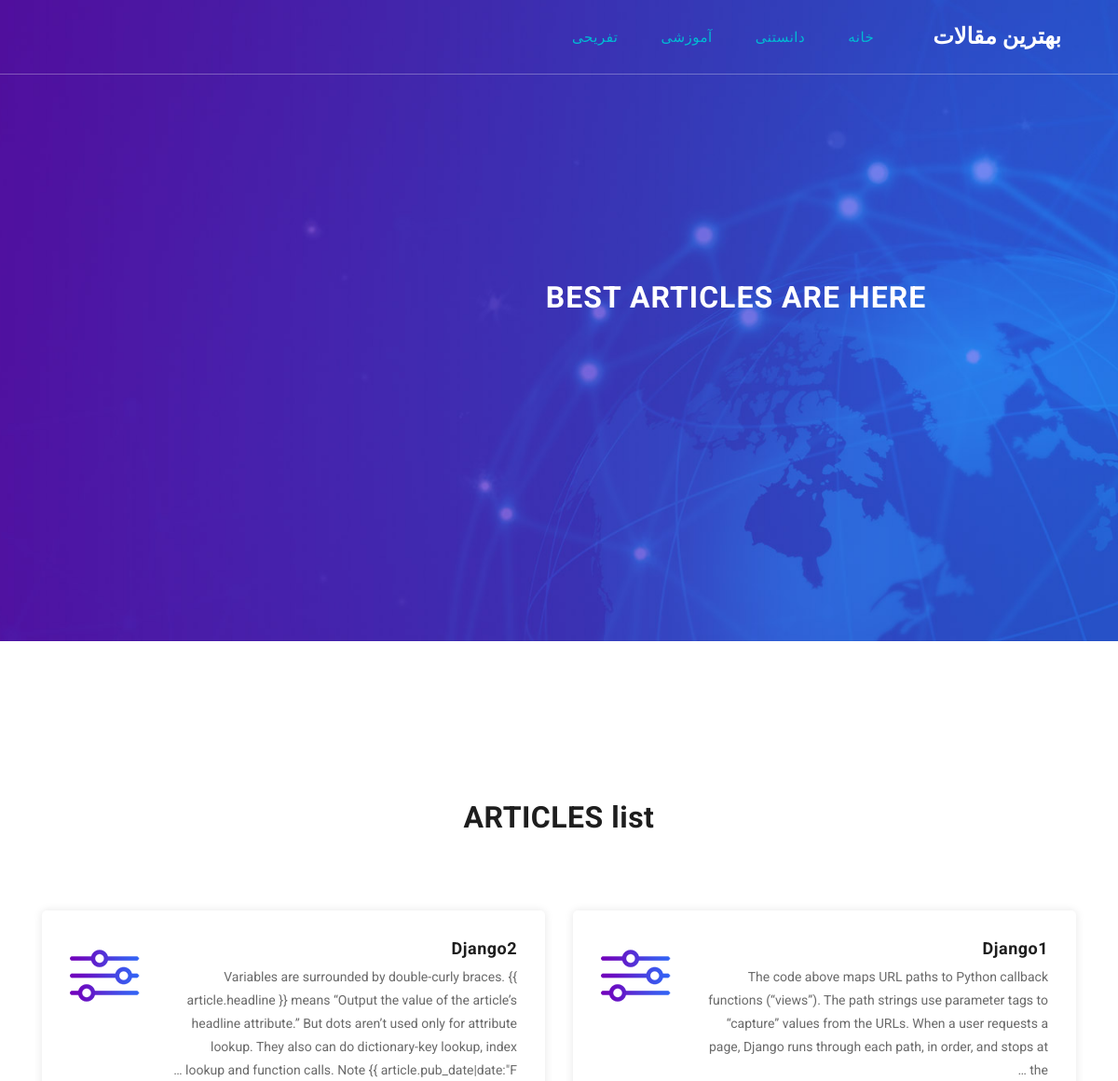
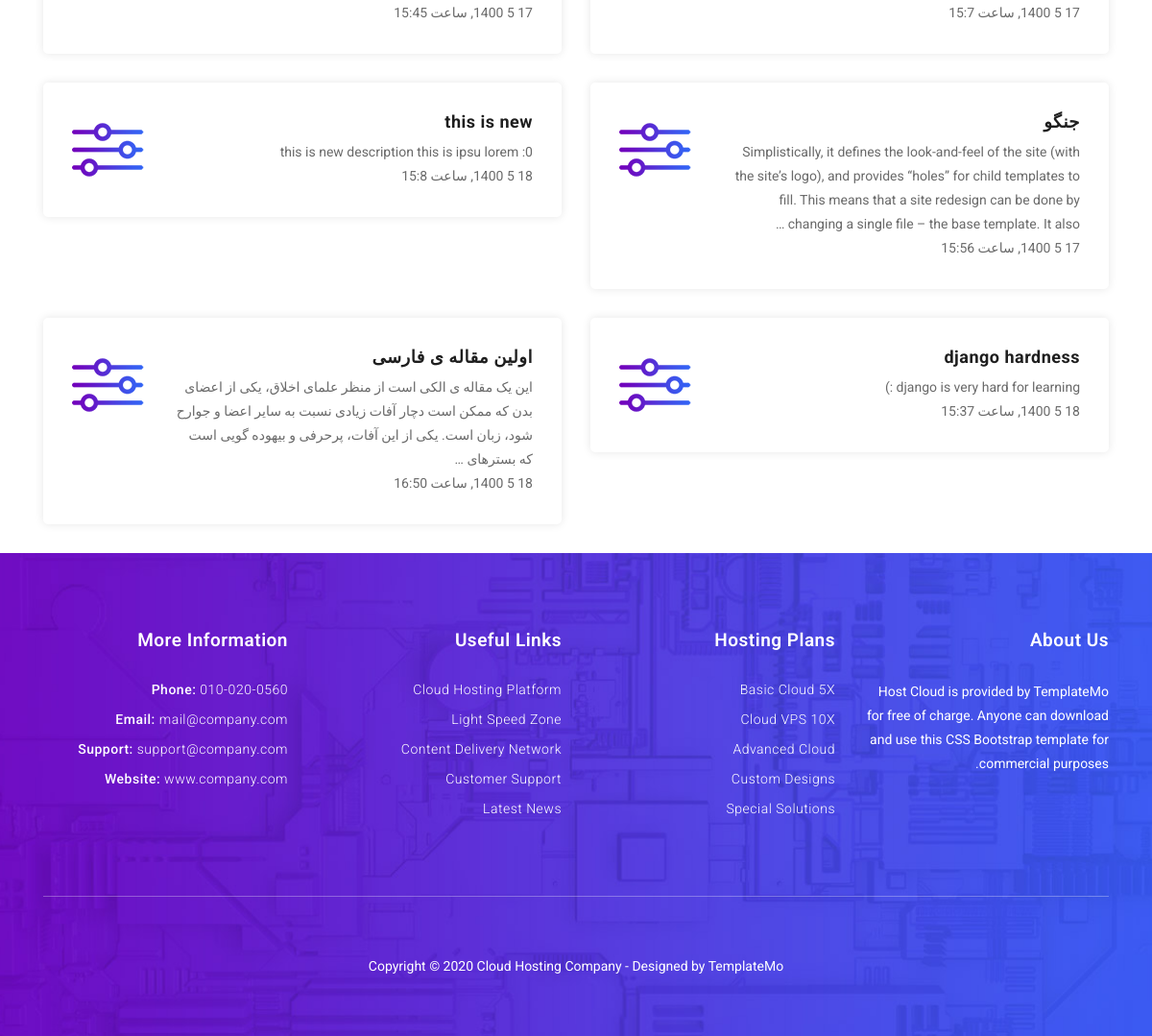
The page / on the database its author committed (2 pictures, top to bottom).
### blog/models.py (models this page shows, shortened)
class Category(models.Model):
    parent = models.ForeignKey('self', default=None, null=True,
                               blank=True, on_delete=models.SET_NULL,
                               related_name='children', verbose_name='زیردسته')
    title = models.CharField(max_length=30, verbose_name='عنوان')
    slug = models.SlugField(max_length=100, unique=True, verbose_name='شناسه')
    status = models.BooleanField(default=True, verbose_name='آیا نمایش داده شود؟')
    position = models.IntegerField(verbose_name='مکان/اولویت')
    class Meta:
        verbose_name = "دسته بندی"
        verbose_name_plural = "دسته بندی ها"
        ordering = ['position']

class Article(models.Model):
    STATUS_CHOICES = (
        ('d', 'Draft'),
        ('p', 'Published'),
    )
    author = models.ForeignKey(User, null=True, on_delete=models.SET_NULL, related_name='articles', verbose_name='نویسنده')
    title = models.CharField(max_length=30, verbose_name='عنوان')
    slug = models.SlugField(max_length=100, unique=True, verbose_name='شناسه')
    category = models.ManyToManyField(Category, verbose_name='دسته بندی', related_name='articles')
    description = models.TextField(verbose_name='توضیحات')
    thumbnail = models.ImageField(upload_to="images", verbose_name='تصویر')
    published = models.DateTimeField(default=timezone.now, verbose_name='زمان انتشار')
    created = models.DateTimeField(auto_now_add=True)
    updated = models.DateTimeField(auto_now=True)
    status = models.CharField(max_length=1, choices=STATUS_CHOICES)
    class Meta:
        verbose_name = "مقاله"
        verbose_name_plural = "مقاله ها"
    def j_published(self):
        return jalali_convertor(self.published)
    def thumbnail_tag(self):
        return format_html("<img src='{}' height=45 width=80>".format(self.thumbnail.url))
    thumbnail_tag.short_description = "عکس مقاله"

### blog/views.py (the view)
# urls.py: path('', home, name="home"),
def home(request):
    context = {
        "articles": Article.objects.filter(status='p').order_by('published'),
    }
    return render(request, "blog/home.html", context)

### blog/templatetags/base_tags.py (called while the page is built)
@register.simple_tag
def title():
    return "بهترین مقالات"

@register.inclusion_tag("blog/partials/category_nav.html")
def category_nav():
    return {
        "categories": Category.objects.filter(status=True)
    }

### extensions/jalaly.py (called while the page is built)
    def persian_tuple(self):
        return self.persian_year, self.persian_month, self.persian_day

### extensions/utils.py (called while the page is built)
def jalali_convertor(time):
    time = timezone.localtime(time)
    time_to_string = "{},{},{}".format(time.year, time.month, time.day)
    time_to_tuple = jalaly.Gregorian(time_to_string).persian_tuple()
    output = "{} {} {}, ساعت {}:{}".format(
        time_to_tuple[2],
        time_to_tuple[1],
        time_to_tuple[0],
        time.hour,
        time.minute,
    )
    return output

### blog/templates/blog/home.html (shortened to what this page needs)
{% extends 'blog/base.html' %}
{% load static %}
  {% block content %}
    <div class="banner">
      <div class="container">
        <div class="row">
          <div class="col-md-8 offset-md-2">
            <div class="header-text caption">
              <h2>Best Articles Are Here</h2>
            </div>
          </div>
        </div>
      </div>
    </div>
    <div class="features-section">
      <div class="container">
        <div class="row">
          <div class="col-md-12">
            <div class="section-heading">
              <h2>ARTICLES list</h2>
            </div>
          </div>
          {% for article in articles %}
            <div class="col-md-6">
              <div class="feature-item">
                <div class="icon">
                  <img src="{% static 'blog/assets/images/feature-01.png'%}" alt="">
                </div>
                <a href="{% url 'blog:detail' article.slug %}"><h4>{{article.title}}</h4></a>
                <p>{{article.description|truncatewords:40}}</p>
                <p>{{article.j_published}}</p>
              </div>
            </div>
          {% endfor %}
        </div>
      </div>
    </div>
  {% endblock content %}

### blog/templates/blog/partials/category_nav.html (shortened to what this page needs)
<div class="collapse navbar-collapse" id="navbarResponsive">
  <ul class="navbar-nav ml-auto">
    <li class="nav-item active">
      <a class="nav-link" href="{% url 'blog:home' %}"
        >خانه
      </a>
    </li>
    {% for category in categories %} {% if category.parent == None %}
    <li class="nav-item active">
      <a class="nav-link" href="{% url 'blog:category' category.slug %}">{{category.title}}</a>
    </li>
    {% endif %} {% endfor %}
  </ul>
</div>

### blog/static/blog/assets/css/templatemo-host-cloud.css (style rules this page uses)
body { font-family: 'Roboto', sans-serif; transition: all 0.5s; }
p { margin-bottom: 0px; font-size: 14px; color: #6a6a6a; line-height: 25px; }
a { text-decoration: none!important; }
.section-heading { margin-bottom: 80px; }
.section-heading h2 { color: #1e1e1e; font-size: 32px; font-weight: 700; letter-spacing: 0.5px; margin-top: 10px; margin-bottom: 15px; }
#navbarResponsive { z-index: 999; }
.navbar-collapse { text-align: center; }
.navbar .navbar-nav .nav-item { margin: 0px 15px; }
.navbar .navbar-nav a.nav-link { text-transform: capitalize; font-size: 15px; font-weight: 300; letter-spacing: 0.5px; color: #fff; transition: all 0.5s; margin-top: 5px; }
.navbar .navbar-nav .nav-link:hover, .navbar .navbar-nav .active>.nav-link, .navbar .navbar-nav .nav-link.active, .navbar .navbar-nav .nav-link.show, .navbar .navbar-nav .show>.nav-link { color: #00bcd4; }
.banner { background-image: url(../images/banner-bg.jpg); background-size: cover; background-repeat: no-repeat; padding: 300px 0px; background-position: center center; }
.banner .caption { text-align: center; }
.banner .caption h2 { text-transform: uppercase; letter-spacing: 1px; margin-top: 0px; margin-bottom: 50px; font-size: 32px; font-weight: 700; color: #fff; }
.features-section { margin-top: 160px; }
.features-section .section-heading { text-align: center; }
.features-section .section-heading h2 { color: #1e1e1e; }
.features-section .feature-item { box-shadow: 0px 0px 10px rgba(0,0,0,0.1); border-radius: 5px; padding: 30px; margin-bottom: 30px; }
.features-section .feature-item .icon { float: left; margin-top: 12px; }
.features-section .feature-item .icon img { max-width: 80px; margin-right: 30px; }
.features-section .feature-item h4 { font-size: 18px; color: #1e1e1e; letter-spacing: 0.5px; font-weight: 700; }
.features-section .feature-item p { margin-left: 106px; }

### blog/static/blog/assets/css/rtl.css (style rules this page uses)
body { direction: rtl; text-align: right; }

### rows shown on the page
Category: title "دانستنی"
Category: title "آموزشی"
Category: title "تفریحی"
Article: title "Django1", description "The code above maps URL paths to Python callback functions (“views”). The path strings use parameter tags to “capture” values from the URLs. When a user requests a page, Django runs through each path, in order, and stops at the …", j_published "17 5 1400, ساعت 15:7"
Article: title "Django2", description "Variables are surrounded by double-curly braces. {{ article.headline }} means “Output the value of the article’s headline attribute.” But dots aren’t used only for attribute lookup. They also can do dictionary-key lookup, index lookup and function calls. Note {{ article.pub_date|date:\"F …", j_published "17 5 1400, ساعت 15:45"
Article: title "جنگو", description "Simplistically, it defines the look-and-feel of the site (with the site’s logo), and provides “holes” for child templates to fill. This means that a site redesign can be done by changing a single file – the base template. It also …", j_published "17 5 1400, ساعت 15:56"
Article: title "this is new", description "this is new description this is ipsu lorem :0", j_published "18 5 1400, ساعت 15:8"
Article: title "django hardness", description "django is very hard for learning :)", j_published "18 5 1400, ساعت 15:37"
Article: title "اولین مقاله ی فارسی", description "این یک مقاله ی الکی است از منظر علمای اخلاق، یکی از اعضای بدن که ممکن است دچار آفات زیادی نسبت به سایر اعضا و جوارح شود، زبان است. یکی از این آفات، پرحرفی و بیهوده گویی است که بسترهای …", j_published "18 5 1400, ساعت 16:50"
